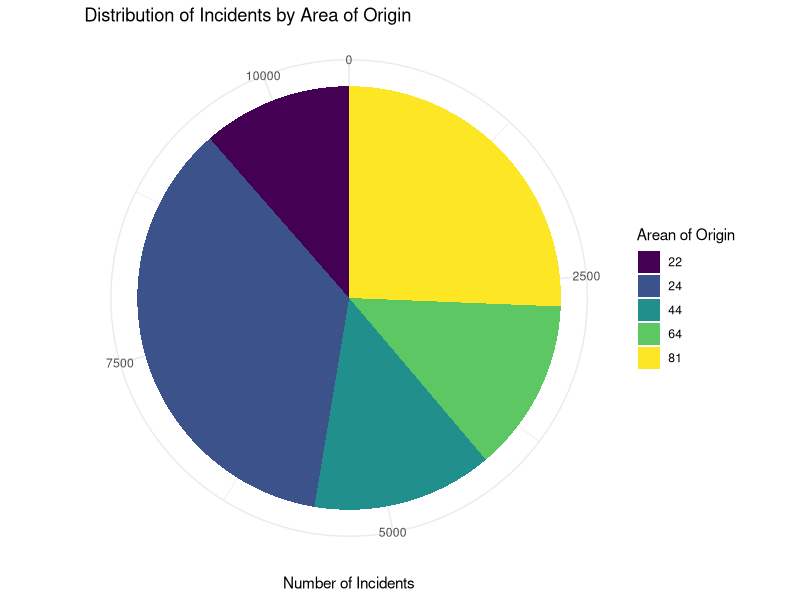
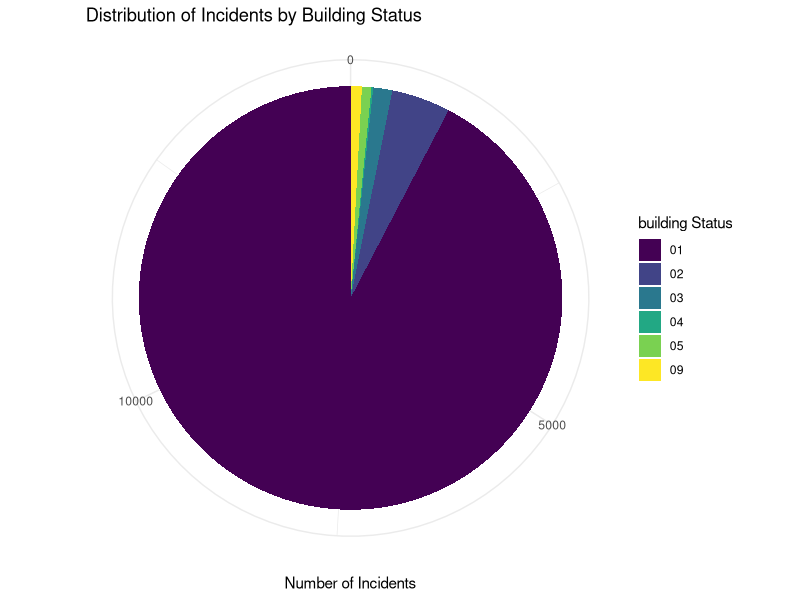
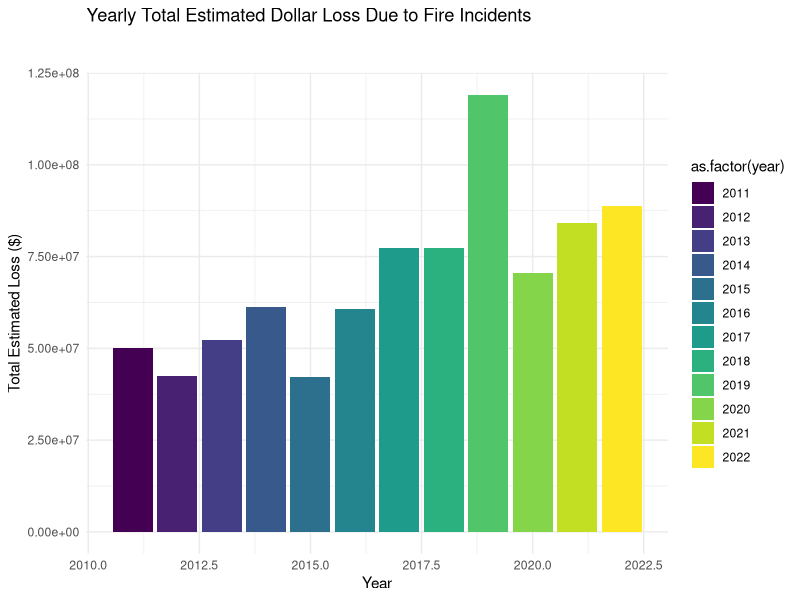

Generate these figures, in order, with R:
## ---- chunk 1
#| include: false
#| warning: false
#| message: false

#### Workspace setup ####
install.packages("here")
install.packages("knitr")
install.packages("tidyverse")
library(here)
library(knitr)
library(tidyverse)

#### Import the data ####
fire_incidents_clean <-
  read_csv(
    here::here("outputs/data/cleaned_fire_incidents_data.csv"),
    show_col_types = FALSE
  )
## ---- chunk 2
#| label: tbl-area-of-origin
#| tbl-cap: Distribution of Fire Incidents by Area of Origin in GTA
#| echo: false

incident_count_table <- fire_incidents_clean |>
  group_by(area_of_origin) |>
  summarise(number_of_incidents = n()) |>
  filter(number_of_incidents > 1000) |>
  arrange(desc(number_of_incidents))

# Create a table using kable
kable(incident_count_table, col.names = c("Area of Origin", "Number of Incidents"))
## ---- chunk 3
#| label: tbl-building-status
#| tbl-cap: Distribution of Fire Incidents by Building Status in GTA
#| echo: false

building_status_count_table <- fire_incidents_clean |>
  filter(building_status != "08 - Not Applicable", !is.na(building_status)) |>
  group_by(building_status) |>
  summarise(number_of_incidents = n()) |>
  arrange(desc(number_of_incidents))

# Create a table using kable
kable(building_status_count_table, col.names = c("Building Status", "Number of Incidents"))
## ---- chunk 4
#| label: tbl-yearly-loss
#| tbl-cap: Annual Estimated Loss due to Fire Incidents in Toronto (2011-2022)
#| echo: false

yearly_loss_table <- fire_incidents_clean |>
  group_by(year) |>
  summarise(
    total_loss = sum(estimated_dollar_loss, na.rm = TRUE)
  ) |>
  arrange(desc(year))

# Create a table using kable
kable(yearly_loss_table, 
      col.names = c("Year", "Total Estimated Dollar Loss"))
## ---- chunk 5
#| label: fig-area-of-origin
#| fig-cap: Distribution of Fire Incidents by Area of Origin in GTA
#| echo: false

#there are too many char in area of origin, only leave the first two number to represent
incident_count_table <- incident_count_table |>
  mutate(area_short = substr(area_of_origin, 1, 2))

# Create the pie chart
ggplot(incident_count_table, aes(x = "", y = number_of_incidents, fill = area_short)) +
  geom_bar(stat = "identity", width = 1) +
  coord_polar(theta = "y") +
  scale_fill_viridis_d() +
  theme_minimal() +
  labs(
    title = "Distribution of Incidents by Area of Origin",
    x = "",
    y = "Number of Incidents",
    fill = "Arean of Origin"
  )
## ---- chunk 6
#| label: fig-building-status
#| fig-cap: Distribution of Fire Incidents by Building Status in GTA
#| echo: false

building_status_count_table <- building_status_count_table |>
  mutate(status_short = substr(building_status, 1, 2))

ggplot(building_status_count_table, aes(x = "", y = number_of_incidents, fill = status_short)) +
  geom_bar(stat = "identity", width = 1) +
  coord_polar(theta = "y") +
  scale_fill_viridis_d() +
  theme_minimal() +
  labs(
    title = "Distribution of Incidents by Building Status",
    x = "",
    y = "Number of Incidents",
    fill = "building Status"
  )
## ---- chunk 7
#| label: fig-yearly-loss
#| fig-cap: Annual Estimated Loss due to Fire Incidents in Toronto (2011-2022)
#| echo: false

ggplot(yearly_loss_table, aes(x = year, y = total_loss, fill = as.factor(year))) +
  geom_col() +
  scale_fill_viridis_d() +
  theme_minimal() +
  labs(
    title = "Yearly Total Estimated Dollar Loss Due to Fire Incidents
     
    ",
    x = "Year",
    y = "Total Estimated Loss ($)"
  )
